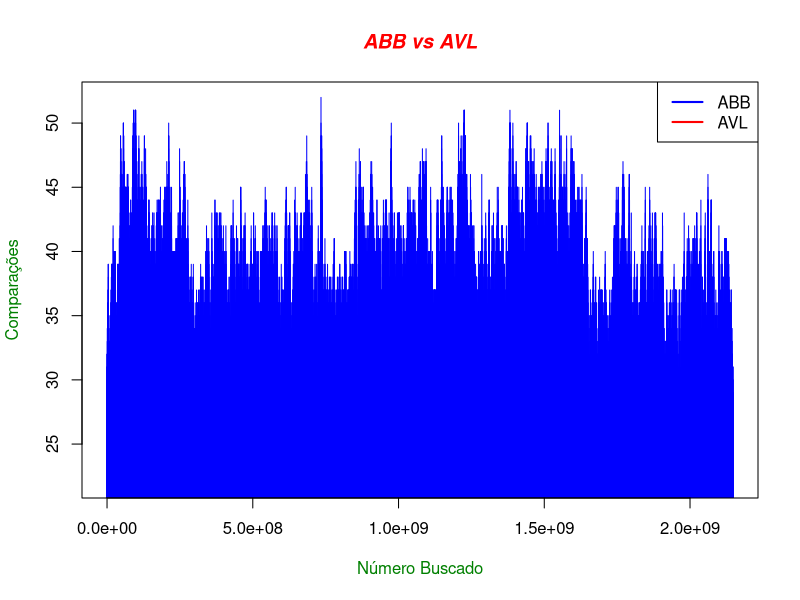

The R source for this figure:
setwd("/home/kallyous/Projetos/huffmanocool/plot")
abb_avl <-read.table("Plot.txt",header=TRUE)
attach(abb_avl)
plot(VALUE,ABB,type='h',col="blue",ann = FALSE)
points(VALUE,AVL,type='h',col = "red",ann = FALSE)
title(main="ABB vs AVL",col.main = "red",font.main = 4)
title(xlab="Número Buscado",col.lab=rgb(0,0.5,0))
title(ylab="Comparações",col.lab=rgb(0,0.5,0))
legend("topright", legend=c("ABB","AVL"),col =c("blue","red"),lty=1,lwd=2)